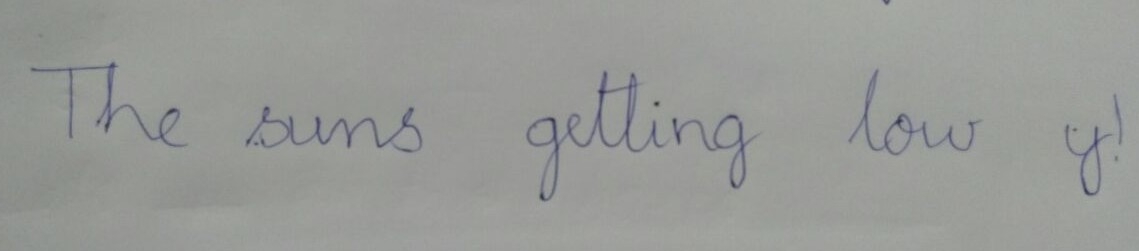
#> input picture trial.jpg, 1139 x 251 px
$ jupyter execute --allow-errors word-segmenattion.ipynb
#> lines starting #> are read from the running program, lines starting #| are printed output that depends on the picture; after the words box and inside, x2 and y2 are one past the last pixel; in counts of white or black regions, pixels touching at a corner belong together
[cell 1]
import cv2
import numpy as np
import sys
import glob
import math
import time
import os
from skimage import measure
from skimage.io import imread
from skimage.measure import regionprops
from skimage.filters import threshold_otsu
import matplotlib.pyplot as plt

[cell 2]
number_image = cv2.imread("trial.jpg",0)
#> number_image: shape (251, 1139); min 50, max 171, mean 153.6
plt.imshow(number_image, cmap="gray")

[cell 3]
blur = cv2.GaussianBlur(number_image,(5,5),0)
ret3,th3 = cv2.threshold(blur,0,255,cv2.THRESH_BINARY+cv2.THRESH_OTSU)
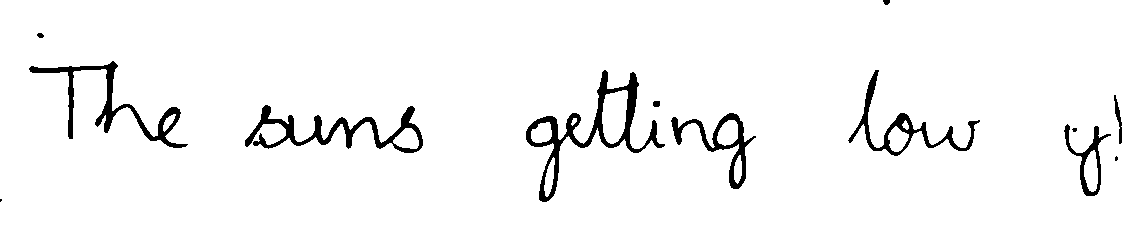
#> th3: shape (251, 1139); 96.3% white; 13 black regions (3 under 20 px), largest, box (x1, y1, x2, y2) and area: (526, 70, 665, 202) 2810, (245, 105, 423, 153) 2121, (29, 61, 188, 148) 1966
#> ret3 = 138
th3 = cv2.bitwise_not(th3)
plt.imshow(th3,cmap="gray")

#> (a cell that did not finish here is left out)

#> (a cell that did not finish here is left out)

#> (a cell that did not finish here is left out)

[cell 7]
stored=0
position=[]
found=0
count=0
appended=0
#> (the rest of this cell did not finish here and is left out)

[cell 8]
height = np.size(th3, 0)
#> height = 251
width = np.size(th3, 1)
#> width = 1139
im=[]
i=0
okay=0
#> (the rest of this cell did not finish here and is left out)
